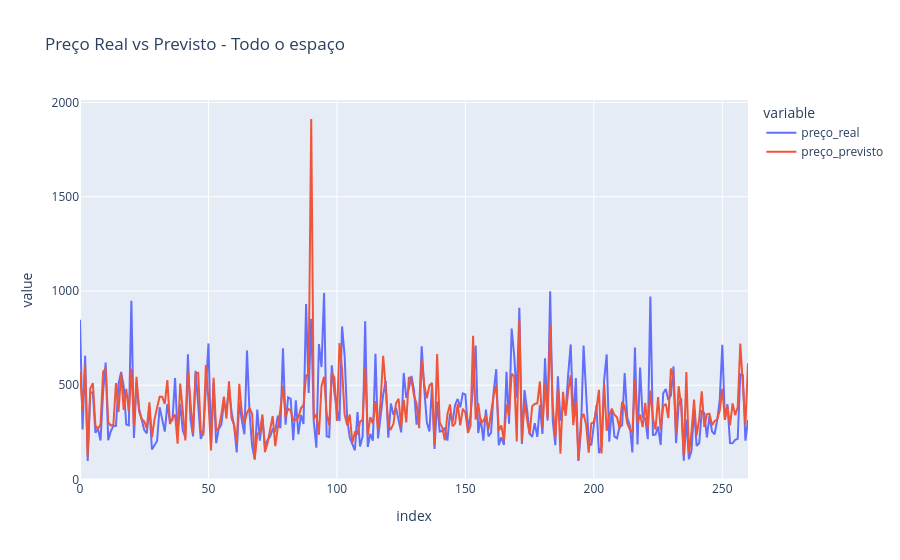

The notebook cell saved with this chart:
### Code cell
import pandas as pd
import plotly.express as px

nome_do_grupo = 'Todo o espaço' 

y_real = predicoes_por_quarto['lasso'][nome_do_grupo]['y_test']
y_previsto = predicoes_por_quarto['lasso'][nome_do_grupo]['y_pred']

df_grupo_original = dfs_por_quartos[nome_do_grupo].dropna()
X_grupo = df_grupo_original.drop(columns=['price_cleaned'])
y_grupo = df_grupo_original['price_cleaned'].values

_, X_test_grupo, _, _ = train_test_split(
    X_grupo, y_grupo, test_size=0.2, random_state=RANDOM_SEED
)

df_grupo = pd.DataFrame({
    'id_imovel': X_test_grupo['id'], 
    'preço_real': y_real,            
    'preço_previsto': y_previsto     
})

df_grupo.reset_index(drop=True, inplace=True)
df_grupo['erro'] = (df_grupo['preço_real'] - df_grupo['preço_previsto']).abs() / df_grupo['preço_real']

fig = px.line(df_grupo, y=['preço_real', 'preço_previsto'], 
              title=f"Preço Real vs Previsto - {nome_do_grupo}")
fig.show()

print(f"Exemplos com erro >= 10% para {nome_do_grupo}:")
print(df_grupo[df_grupo['erro'] >= 0.1].head())

### Figure 1 — Plotly figure (JSON) as saved in the notebook; plotly's stock layout.template omitted (floating-point values rounded to 4 significant figures; data arrays with more than 128 entries replaced by an {"elided": "..."} marker saying what was removed)
{"data": [{"hovertemplate": "variable=preço_real<br>index=%{x}<br>value=%{y}<extra></extra>", "legendgroup": "preço_real", "line": {"color": "#636efa", "dash": "solid"}, "marker": {"symbol": "circle"}, "mode": "lines", "name": "preço_real", "orientation": "v", "showlegend": true, "type": "scatter", "x": {"elided": "261 int values"}, "xaxis": "x", "y": {"elided": "261 float values"}, "yaxis": "y"}, {"hovertemplate": "variable=preço_previsto<br>index=%{x}<br>value=%{y}<extra></extra>", "legendgroup": "preço_previsto", "line": {"color": "#EF553B", "dash": "solid"}, "marker": {"symbol": "circle"}, "mode": "lines", "name": "preço_previsto", "orientation": "v", "showlegend": true, "type": "scatter", "x": {"elided": "261 int values"}, "xaxis": "x", "y": {"elided": "261 float values"}, "yaxis": "y"}], "layout": {"legend": {"title": {"text": "variable"}, "tracegroupgap": 0}, "title": {"text": "Preço Real vs Previsto - Todo o espaço"}, "xaxis": {"anchor": "y", "domain": [0, 1], "title": {"text": "index"}}, "yaxis": {"anchor": "x", "domain": [0, 1], "title": {"text": "value"}}}}
